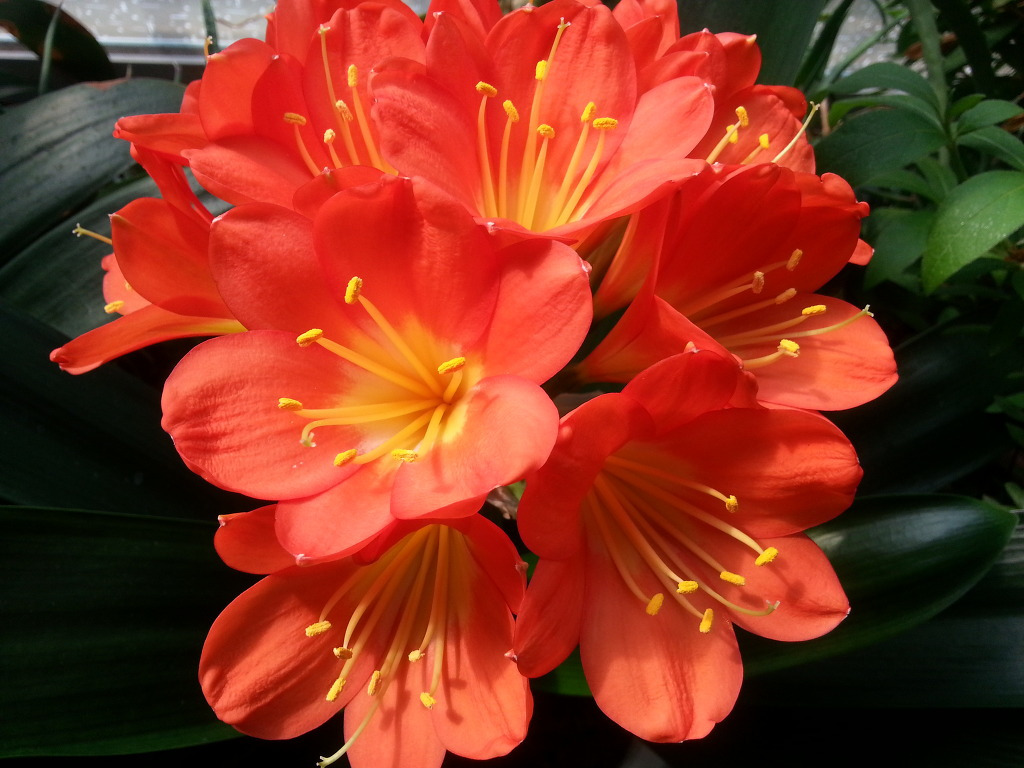
#> input picture src/flower1.jpg, 1024 x 768 px
$ jupyter execute 'Histogram Equalization.ipynb'
#> lines starting #> are read from the running program, lines starting #| are printed output that depends on the picture
[cell 1]
import cv2
import numpy as np
import matplotlib.pyplot as plt

[cell 2]
img = cv2.imread('src/flower1.jpg',0);
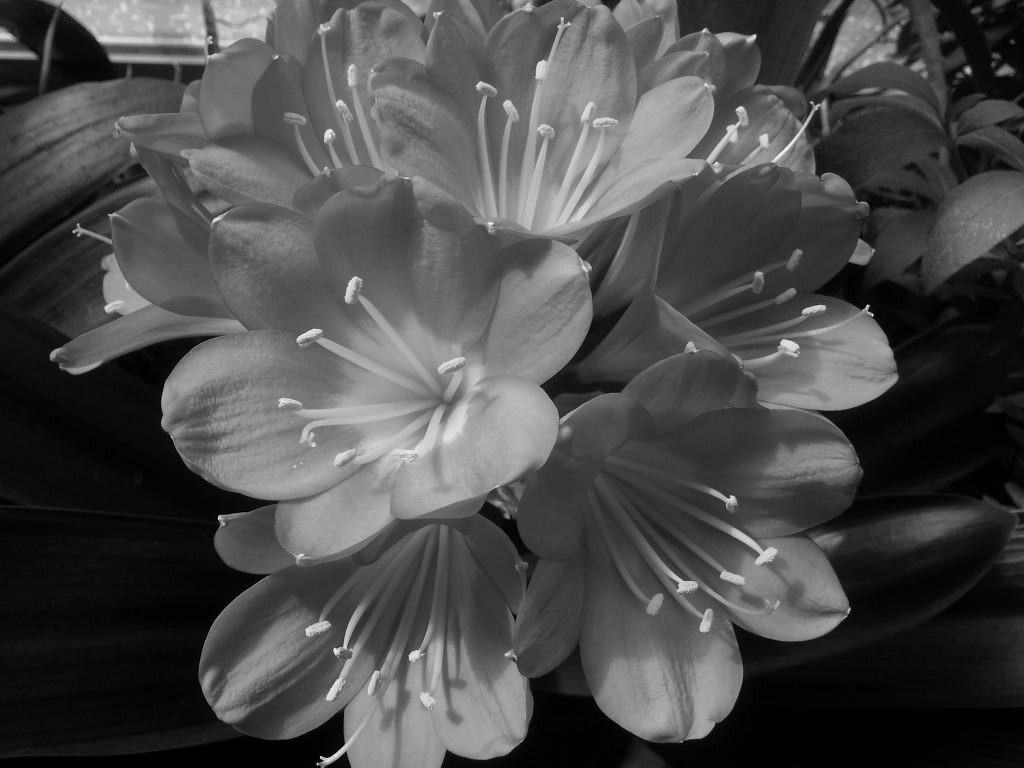
#> img: shape (768, 1024); min 0, max 245, mean 74.8
img = cv2.cvtColor(img, cv2.COLOR_BGR2RGB)
#> img: shape (768, 1024, 3)
plt.figure(figsize = (10,6))
plt.imshow(img);plt.xticks([]);plt.yticks([])

# Histogram Equalization

- 이미지 각 픽셀의 cumulative distribution function값을 구하고, Histogram Equalization 공식에 대입하여 0~255 사이 값으로 변환

[cell 3]
img = cv2.imread('src/flower1.jpg',0);
img = cv2.cvtColor(img, cv2.COLOR_BGR2RGB)
hist, bins = np.histogram(img.flatten(), 256,[0,256])
#> hist = 256 values, max 52584 at index 1, min 0 at index 243, mean 9216; bins = 257 values from 0 to 256

cdf = hist.cumsum()
#> cdf = 256 values from 13926 to 2359296

# cdf의 값이 0인 경우는 mask처리를 하여 계산에서 제외
cdf_m = np.ma.masked_equal(cdf,0)

#History Equalization 공식
cdf_m = (cdf_m - cdf_m.min())*255/(cdf_m.max()-cdf_m.min())

# Mask처리를 했던 부분을 다시 0으로 변환
cdf = np.ma.filled(cdf_m,0).astype('uint8')
#> cdf = 256 values from 0 to 255

img2 = cdf[img]
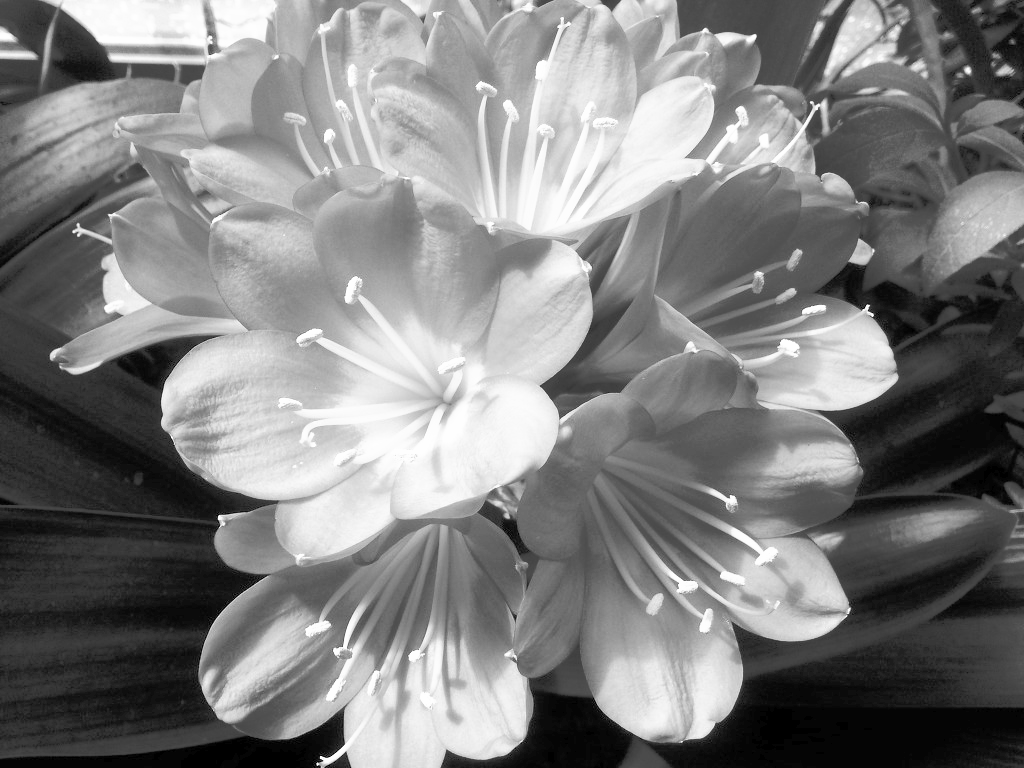
#> img2: shape (768, 1024, 3); min 0, max 255, mean 127.2

hist1 = cv2.calcHist([img], [0], None, [256], [0,256])
#> hist1 = 256 values, max 17528 at index 1, min 0 at index 243, mean 3072
hist2 = cv2.calcHist([img2], [0], None, [256], [0,256])
#> hist2 = 256 values, max 17528 at index 5, min 0 at index 1, mean 3072
plt.figure(figsize = (15,12))
plt.subplot(221),plt.imshow(img),plt.title('Original')
plt.subplot(222),plt.imshow(img2),plt.title('Equalization')
plt.figure(figsize = (32,12))
plt.subplot(223),plt.plot(hist1,  label = 'original', linestyle = '--')
plt.plot(hist2, color = 'r', label = 'equalization')
plt.legend()
plt.show()
#> figure, not shown here; curve peaks at x = 1, y = 17528; curve peaks at x = 5, y = 17528

- Histogram Equalization의 결과는 밝은 이미지나 어두운 이미지 어떤 것을 사용해도 동일한 결과
- 즉 밝기에 영향을 받지 않고 동일한 환경에서 작업이 가능

## CLAHE(Contrast Limited Adaptive Histogram Equalization)
- 이미지를 작게 나누어 각각 적용 : 밝은 부분과 어두운 부분에 차이를 주기 위해

[cell 4]
img = cv2.imread('src/flower1.jpg',0);

# contrast limit가 2이고 title의 size는 8X8
clahe = cv2.createCLAHE(clipLimit=2.0, tileGridSize=(8,8))
img2 = clahe.apply(img)
#> img2: shape (768, 1024)

img = cv2.resize(img,(400,400))
#> img: shape (400, 400)
img2 = cv2.resize(img2,(400,400))
#> img2: shape (400, 400)

dst = np.hstack((img, img2))
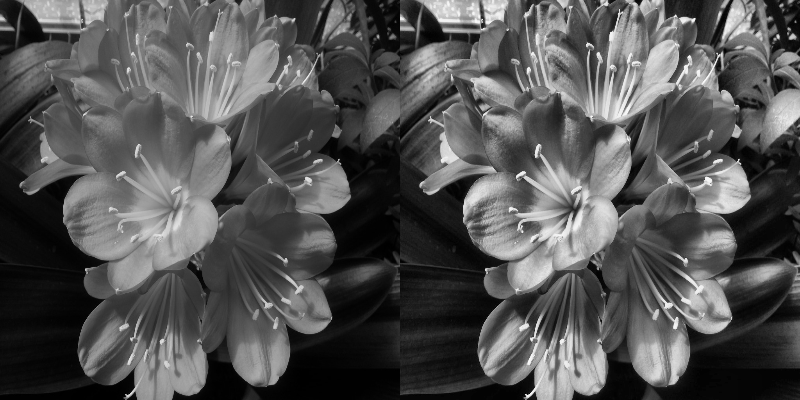
#> dst: shape (400, 800); min 0, max 251, mean 83.1
cv2.imshow('img',dst)
cv2.waitKey()
cv2.destroyAllWindows()

[cell 5]
img = cv2.imread('src/flower1.jpg',0)

def equalization(img):
    hist, bins = np.histogram(img.flatten(), 256,[0,256])
#> hist has the same summary as hist1 outside equalization; bins = 257 values from 0 to 256
    cdf = hist.cumsum()
#> cdf = 256 values from 4642 to 786432
    cdf_m = np.ma.masked_equal(cdf,0)
    cdf_m = (cdf_m - cdf_m.min())*255/(cdf_m.max()-cdf_m.min())
    cdf = np.ma.filled(cdf_m,0).astype('uint8')
#> cdf = 256 values from 0 to 255
    return cdf[img]

def CLAHE(img, limit = 2.0, grid = 8):
    clahe = cv2.createCLAHE(clipLimit=limit, tileGridSize=(grid,grid))
    return clahe.apply(img)

img2 = equalization(img)
img3 = CLAHE(img)

hist1 = cv2.calcHist([img], [0], None, [256], [0,256])
hist2 = cv2.calcHist([img2], [0], None, [256], [0,256])
hist3 = cv2.calcHist([img3], [0], None, [256], [0,256])
#> hist3 = 256 values, max 10234 at index 5, min 0 at index 254, mean 3072

resized  = []

for i in [img,img2,img3]:
    i = cv2.resize(i, (400,400))
    resized.append(i)
#> this loop made 3 passes
#> after the loop, resized = 3 items

res = np.hstack(tuple(resized))

plt.figure(figsize = (15,6))
plt.plot(hist1,  label = 'original', linestyle = '--')
plt.plot(hist2, color = 'blue', label = 'equalization', linestyle = ':')
plt.plot(hist3,  label = 'CLAHE', linestyle = '-', color = 'red')
plt.legend()
plt.show()
#> figure, not shown here; curve peaks at x = 1, y = 17528; curve peaks at x = 5, y = 17528; curve peaks at x = 5, y = 10234

cv2.imshow("Origianl vs Equalization vs CLAHE", res)
cv2.waitKey(0)
cv2.destroyAllWindows()

[cell 6]
img = cv2.imread('src/image2.jpg',0)
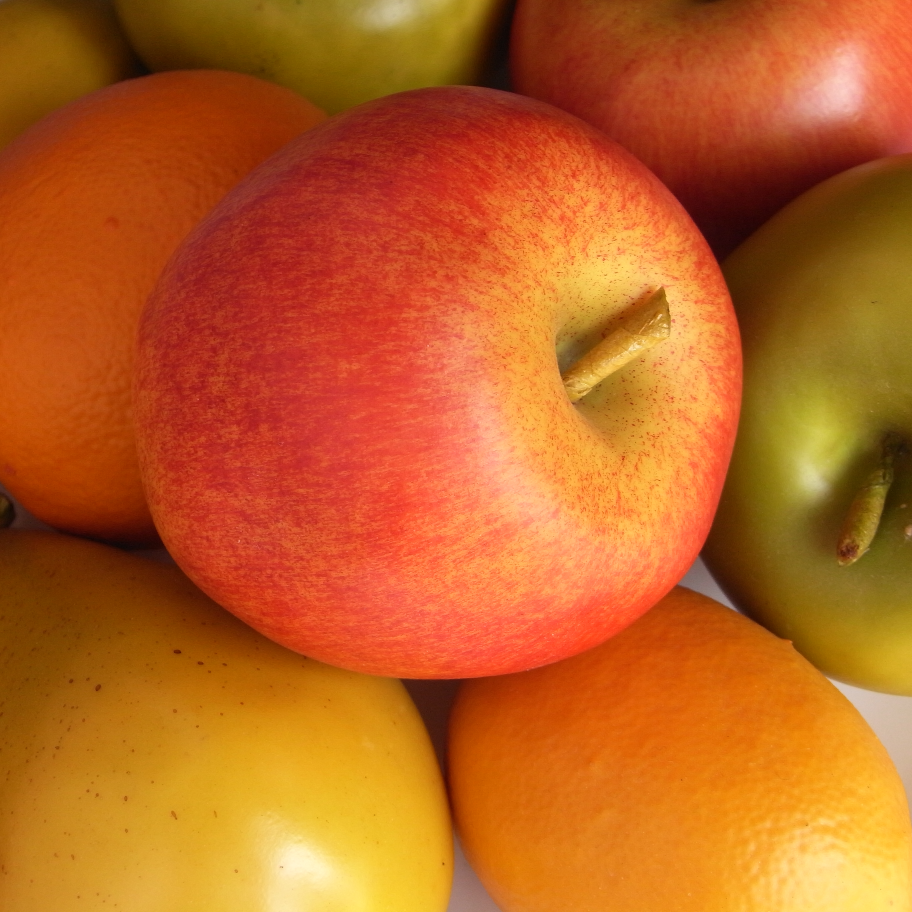
#> input picture src/image2.jpg, 2736 x 2736 px (shown at 1/3 size)
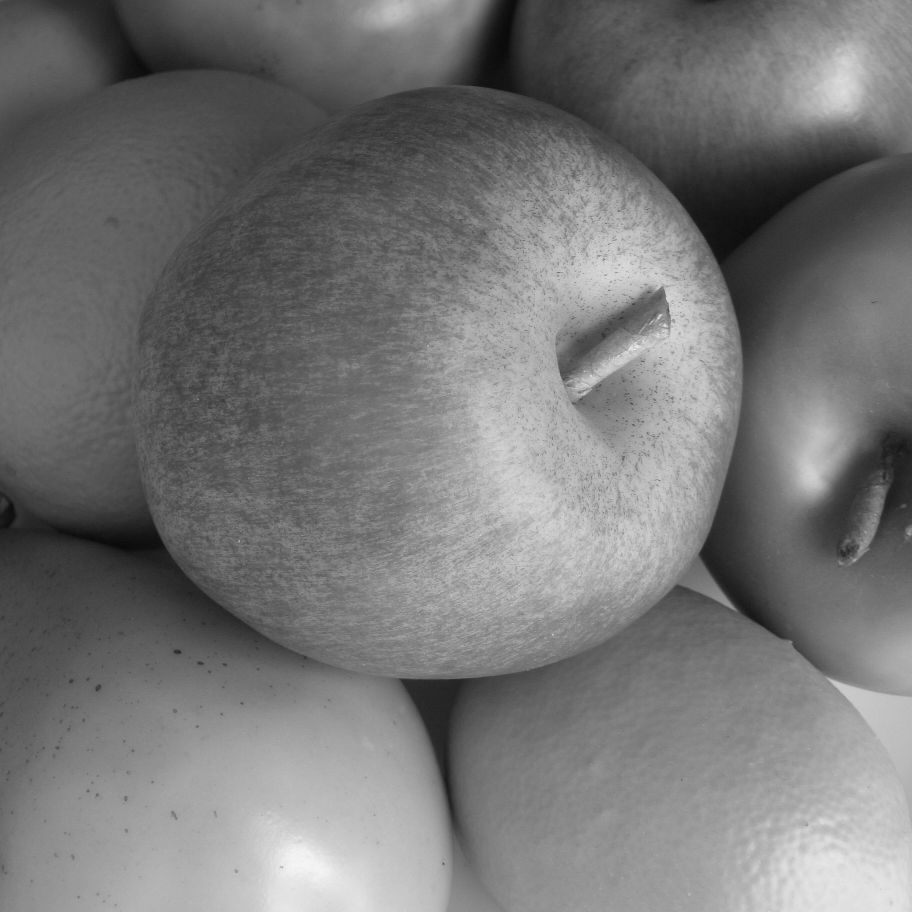
#> img: shape (2736, 2736) (shown at 1/3 size); min 0, max 255, mean 118.4
img = cv2.cvtColor(img, cv2.COLOR_BGR2RGB)
#> img: shape (2736, 2736, 3)
img = equalization(img)
#> in equalization (call 2), `hist, bins = np.histogram(img.flatten(), 256,[0,256])`: hist = 256 values, max 225243 at index 98, min 0 at index 251, mean 87723
#> in equalization (call 2), `cdf = hist.cumsum()`: cdf = 256 values from 18 to 22457088
#> in equalization (call 2), `cdf = np.ma.filled(cdf_m,0).astype('uint8')`: cdf = 256 values from 0 to 255
#> in equalization (call 2), `return cdf[img]`:
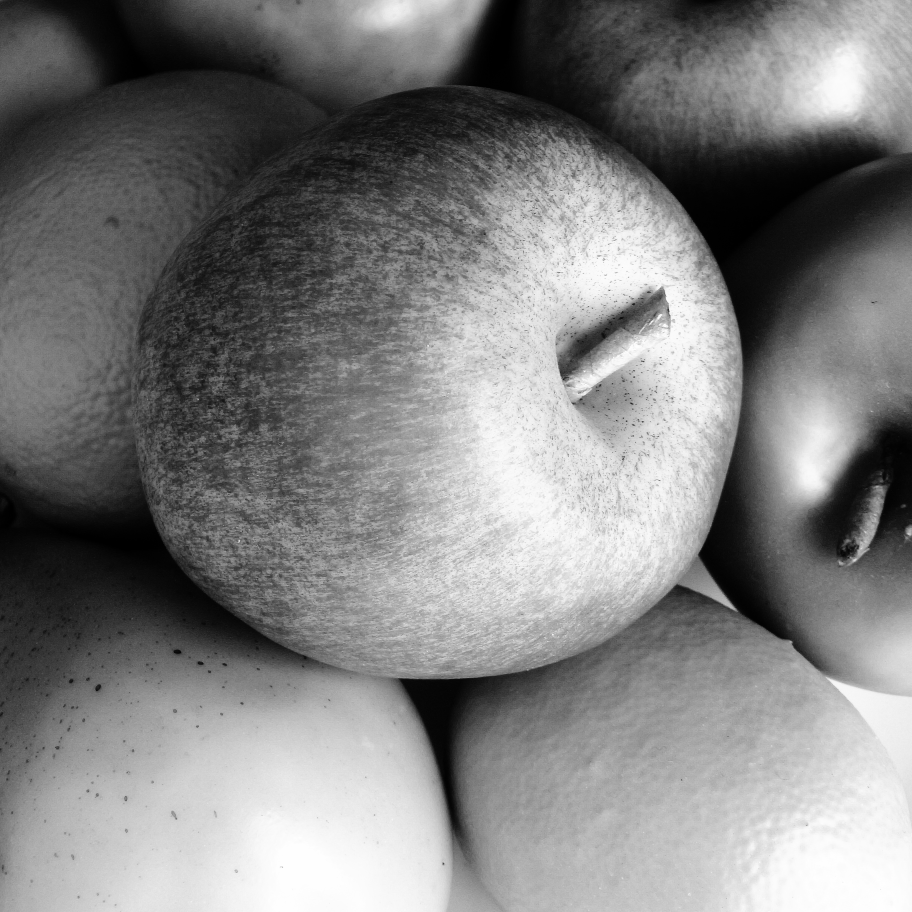
#> returned value: shape (2736, 2736, 3) (shown at 1/3 size); min 0, max 255, mean 127.8
plt.imshow(img)
